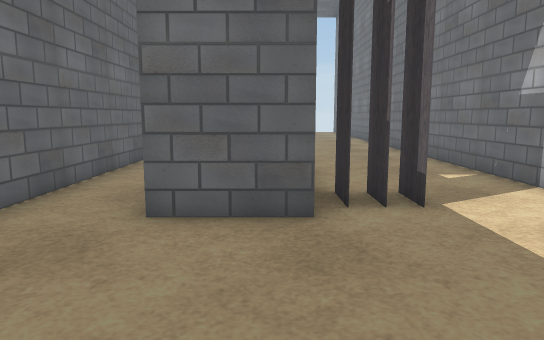
View 1 (above)

16 first-person views from a walk through a 3-D level made in the Unity game engine. The camera is 1.2 m above the floor, tilts 8° down and sees 70° across. The floor is counted in squares, 1 m on a side. Each view is taken from the middle of a square. On the plan, view 1 faces up. The plan holds only what a view shows up to about 15 squares ahead; the rest is blank. The place goes on beyond the plan. The player is left out. Some surface patterns are stand-ins.

View 2
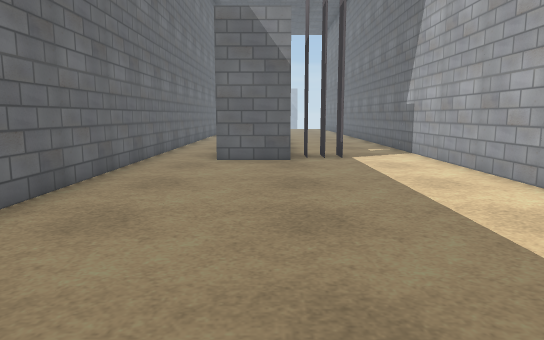

View 3
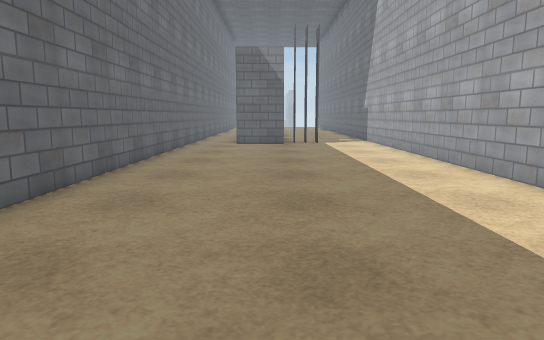

View 4
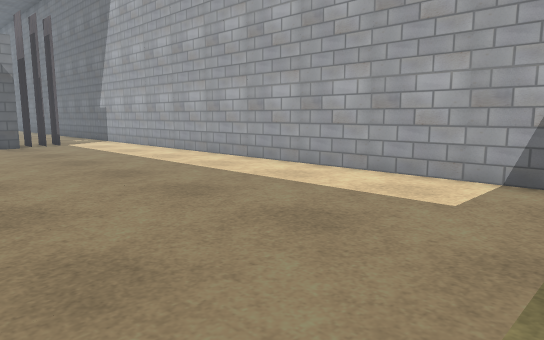

View 5
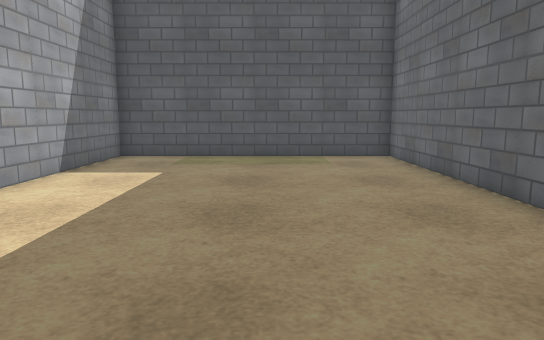

View 6
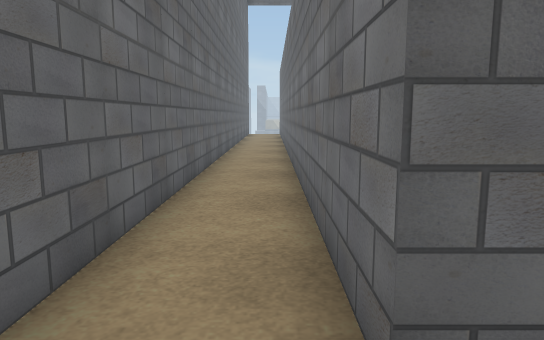

View 7
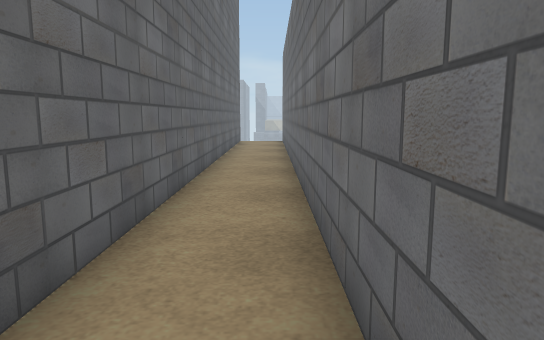

View 8
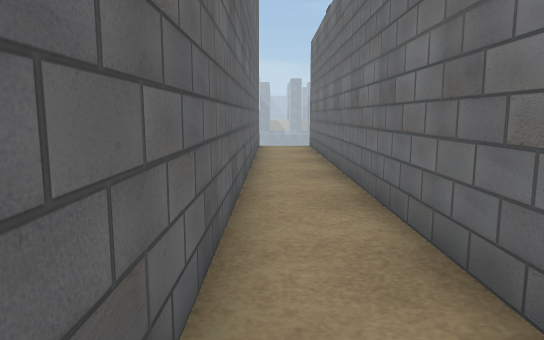

View 9
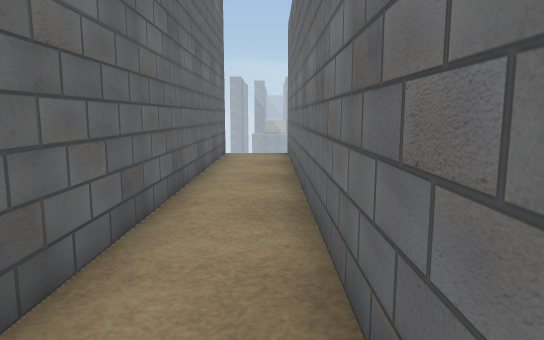

View 10
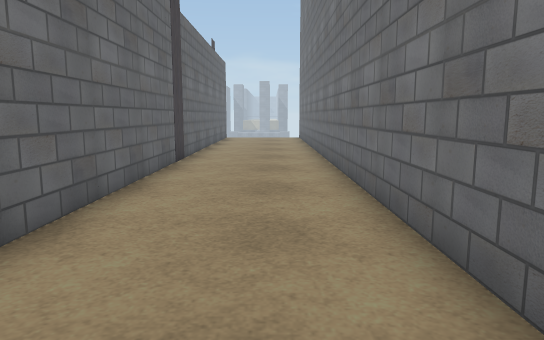

View 11
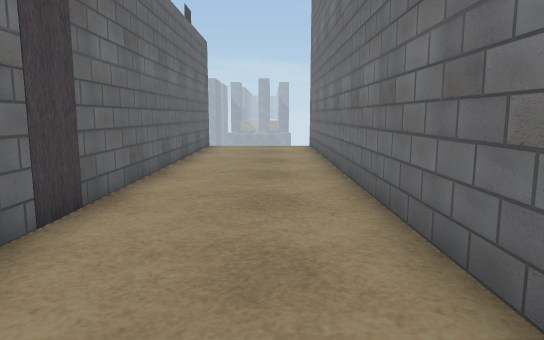

View 12
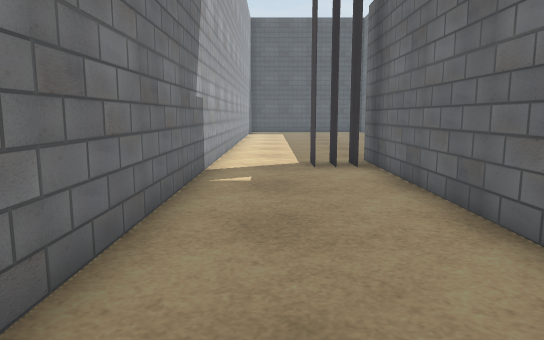

View 13
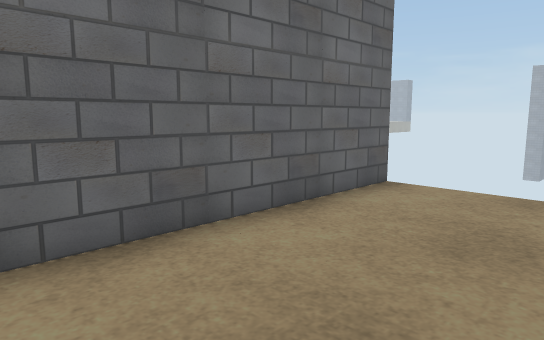

View 14
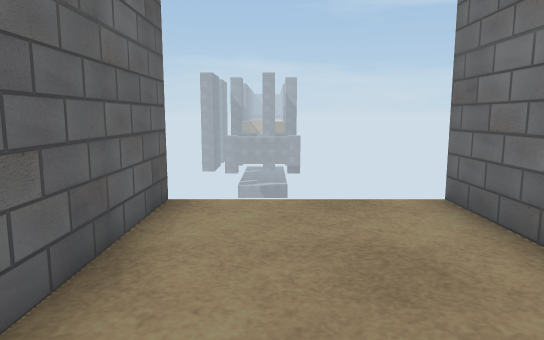

View 15
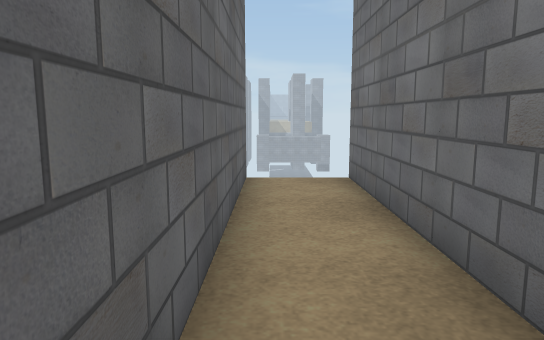

View 16
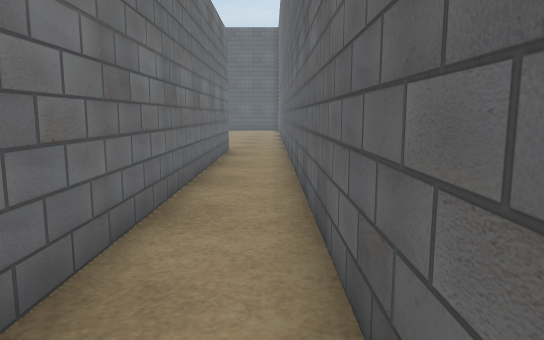

### Floor plan
Ten units are one square. View 1 is at (0, 0); x grows to the right and y downward. Boxes are objects, and circles mark ways between rooms. Rooms are numbered by the first view taken in them; rooms with no view inside come last. Other rooms are left out.
<svg viewBox="-40 -291 90 431">
<path fill="none" stroke="#000" d="M10 -49 10 -60 10 -50M15 -50 15 -60 15 -51M20 -50 20 -60 20 -51M5 -60 5 -45 -15 -45 -15 -285M-35 -285 -35 135 45 135 45 -55M45 -55 45 -285M5 -286 5 -60"/>
<circle cx="35" cy="-60" r="3" fill="#2a7"/>
<text x="0" y="-10">1</text>
<text x="30" y="-170">2</text>
</svg>
Room 1 opens to room 2.

Where each view was taken, in squares from view 1:
view 1: 0 up, 0 right, facing up
view 2: 6 down, 0 right, facing up
view 3: 12 down, 0 right, facing up
view 4: 12 down, 3 left, facing up-right
view 5: 2 down, 0 right, facing down
view 6: 3 up, 2 left, facing up
view 7: 10 up, 2 left, facing up
view 8: 13 up, 3 left, facing up
view 9: 16 up, 2 left, facing up
view 10: 7 up, 3 right, facing up
view 11: 13 up, 3 right, facing up
view 12: 15 up, 3 right, facing down
view 13: 22 up, 4 right, facing up-left
view 14: 23 up, 2 right, facing up
view 15: 21 up, 3 left, facing up
view 16: 18 up, 3 left, facing down
